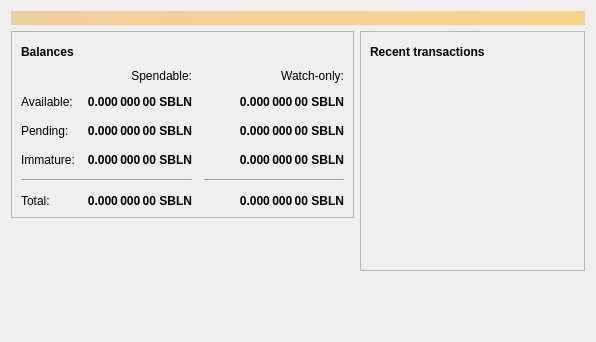
<?xml version="1.0" encoding="UTF-8"?>
<ui version="4.0">
 <class>OverviewPage</class>
 <widget class="QWidget" name="OverviewPage">
  <property name="geometry">
   <rect>
    <x>0</x>
    <y>0</y>
    <width>596</width>
    <height>342</height>
   </rect>
  </property>
  <property name="windowTitle">
   <string>Form</string>
  </property>
  <layout class="QVBoxLayout" name="topLayout">
   <item>
    <widget class="QLabel" name="labelAlerts">
     <property name="visible">
      <bool>false</bool>
     </property>
     <property name="styleSheet">
      <string notr="true">QLabel { background-color: qlineargradient(x1: 0, y1: 0, x2: 1, y2: 0, stop:0 #F0D0A0, stop:1 #F8D488); color:#000000; }</string>
     </property>
     <property name="wordWrap">
      <bool>true</bool>
     </property>
     <property name="margin">
      <number>3</number>
     </property>
     <property name="textInteractionFlags">
      <set>Qt::TextSelectableByMouse</set>
     </property>
    </widget>
   </item>
   <item>
    <layout class="QHBoxLayout" name="horizontalLayout" stretch="1,1">
     <item>
      <layout class="QVBoxLayout" name="verticalLayout_2">
       <item>
        <widget class="QFrame" name="frame">
         <property name="frameShape">
          <enum>QFrame::StyledPanel</enum>
         </property>
         <property name="frameShadow">
          <enum>QFrame::Raised</enum>
         </property>
         <layout class="QVBoxLayout" name="verticalLayout_4">
          <item>
           <layout class="QHBoxLayout" name="horizontalLayout_4">
            <item>
             <widget class="QLabel" name="label_5">
              <property name="font">
               <font>
                <weight>75</weight>
                <bold>true</bold>
               </font>
              </property>
              <property name="text">
               <string>Balances</string>
              </property>
             </widget>
            </item>
            <item>
             <widget class="QPushButton" name="labelWalletStatus">
              <property name="enabled">
               <bool>true</bool>
              </property>
              <property name="maximumSize">
               <size>
                <width>30</width>
                <height>16777215</height>
               </size>
              </property>
              <property name="toolTip">
               <string>The displayed information may be out of date. Your wallet automatically synchronizes with the Safebillionaire network after a connection is established, but this process has not completed yet.</string>
              </property>
              <property name="text">
               <string/>
              </property>
              <property name="icon">
               <iconset resource="../bitcoin.qrc">
                <normaloff>:/icons/warning</normaloff>
                <disabledoff>:/icons/warning</disabledoff>:/icons/warning</iconset>
              </property>
              <property name="iconSize">
               <size>
                <width>24</width>
                <height>24</height>
               </size>
              </property>
              <property name="flat">
               <bool>true</bool>
              </property>
             </widget>
            </item>
            <item>
             <spacer name="horizontalSpacer_3">
              <property name="orientation">
               <enum>Qt::Horizontal</enum>
              </property>
              <property name="sizeHint" stdset="0">
               <size>
                <width>40</width>
                <height>20</height>
               </size>
              </property>
             </spacer>
            </item>
           </layout>
          </item>
          <item>
           <layout class="QGridLayout" name="gridLayout">
            <property name="spacing">
             <number>12</number>
            </property>
            <item row="2" column="2">
             <widget class="QLabel" name="labelWatchPending">
              <property name="font">
               <font>
                <weight>75</weight>
                <bold>true</bold>
               </font>
              </property>
              <property name="cursor">
               <cursorShape>IBeamCursor</cursorShape>
              </property>
              <property name="toolTip">
               <string>Unconfirmed transactions to watch-only addresses</string>
              </property>
              <property name="text">
               <string notr="true">0.000 000 00 SBLN</string>
              </property>
              <property name="alignment">
               <set>Qt::AlignRight|Qt::AlignTrailing|Qt::AlignVCenter</set>
              </property>
              <property name="textInteractionFlags">
               <set>Qt::LinksAccessibleByMouse|Qt::TextSelectableByKeyboard|Qt::TextSelectableByMouse</set>
              </property>
             </widget>
            </item>
            <item row="2" column="1">
             <widget class="QLabel" name="labelUnconfirmed">
              <property name="font">
               <font>
                <weight>75</weight>
                <bold>true</bold>
               </font>
              </property>
              <property name="cursor">
               <cursorShape>IBeamCursor</cursorShape>
              </property>
              <property name="toolTip">
               <string>Total of transactions that have yet to be confirmed, and do not yet count toward the spendable balance</string>
              </property>
              <property name="text">
               <string notr="true">0.000 000 00 SBLN</string>
              </property>
              <property name="alignment">
               <set>Qt::AlignRight|Qt::AlignTrailing|Qt::AlignVCenter</set>
              </property>
              <property name="textInteractionFlags">
               <set>Qt::LinksAccessibleByMouse|Qt::TextSelectableByKeyboard|Qt::TextSelectableByMouse</set>
              </property>
             </widget>
            </item>
            <item row="3" column="2">
             <widget class="QLabel" name="labelWatchImmature">
              <property name="font">
               <font>
                <weight>75</weight>
                <bold>true</bold>
               </font>
              </property>
              <property name="cursor">
               <cursorShape>IBeamCursor</cursorShape>
              </property>
              <property name="toolTip">
               <string>Mined balance in watch-only addresses that has not yet matured</string>
              </property>
              <property name="text">
               <string notr="true">0.000 000 00 SBLN</string>
              </property>
              <property name="alignment">
               <set>Qt::AlignRight|Qt::AlignTrailing|Qt::AlignVCenter</set>
              </property>
              <property name="textInteractionFlags">
               <set>Qt::LinksAccessibleByMouse|Qt::TextSelectableByKeyboard|Qt::TextSelectableByMouse</set>
              </property>
             </widget>
            </item>
            <item row="4" column="0" colspan="2">
             <widget class="Line" name="line">
              <property name="orientation">
               <enum>Qt::Horizontal</enum>
              </property>
             </widget>
            </item>
            <item row="4" column="2">
             <widget class="Line" name="lineWatchBalance">
              <property name="sizePolicy">
               <sizepolicy hsizetype="Preferred" vsizetype="Fixed">
                <horstretch>0</horstretch>
                <verstretch>0</verstretch>
               </sizepolicy>
              </property>
              <property name="minimumSize">
               <size>
                <width>140</width>
                <height>0</height>
               </size>
              </property>
              <property name="orientation">
               <enum>Qt::Horizontal</enum>
              </property>
             </widget>
            </item>
            <item row="5" column="0">
             <widget class="QLabel" name="labelTotalText">
              <property name="text">
               <string>Total:</string>
              </property>
             </widget>
            </item>
            <item row="3" column="1">
             <widget class="QLabel" name="labelImmature">
              <property name="font">
               <font>
                <weight>75</weight>
                <bold>true</bold>
               </font>
              </property>
              <property name="cursor">
               <cursorShape>IBeamCursor</cursorShape>
              </property>
              <property name="toolTip">
               <string>Mined balance that has not yet matured</string>
              </property>
              <property name="text">
               <string notr="true">0.000 000 00 SBLN</string>
              </property>
              <property name="alignment">
               <set>Qt::AlignRight|Qt::AlignTrailing|Qt::AlignVCenter</set>
              </property>
              <property name="textInteractionFlags">
               <set>Qt::LinksAccessibleByMouse|Qt::TextSelectableByKeyboard|Qt::TextSelectableByMouse</set>
              </property>
             </widget>
            </item>
            <item row="2" column="3">
             <spacer name="horizontalSpacer_2">
              <property name="orientation">
               <enum>Qt::Horizontal</enum>
              </property>
              <property name="sizeHint" stdset="0">
               <size>
                <width>40</width>
                <height>20</height>
               </size>
              </property>
             </spacer>
            </item>
            <item row="3" column="0">
             <widget class="QLabel" name="labelImmatureText">
              <property name="text">
               <string>Immature:</string>
              </property>
             </widget>
            </item>
            <item row="5" column="1">
             <widget class="QLabel" name="labelTotal">
              <property name="font">
               <font>
                <weight>75</weight>
                <bold>true</bold>
               </font>
              </property>
              <property name="cursor">
               <cursorShape>IBeamCursor</cursorShape>
              </property>
              <property name="toolTip">
               <string>Your current total balance</string>
              </property>
              <property name="text">
               <string notr="true">0.000 000 00 SBLN</string>
              </property>
              <property name="alignment">
               <set>Qt::AlignRight|Qt::AlignTrailing|Qt::AlignVCenter</set>
              </property>
              <property name="textInteractionFlags">
               <set>Qt::LinksAccessibleByMouse|Qt::TextSelectableByKeyboard|Qt::TextSelectableByMouse</set>
              </property>
             </widget>
            </item>
            <item row="5" column="2">
             <widget class="QLabel" name="labelWatchTotal">
              <property name="font">
               <font>
                <weight>75</weight>
                <bold>true</bold>
               </font>
              </property>
              <property name="cursor">
               <cursorShape>IBeamCursor</cursorShape>
              </property>
              <property name="toolTip">
               <string>Current total balance in watch-only addresses</string>
              </property>
              <property name="text">
               <string notr="true">0.000 000 00 SBLN</string>
              </property>
              <property name="alignment">
               <set>Qt::AlignRight|Qt::AlignTrailing|Qt::AlignVCenter</set>
              </property>
              <property name="textInteractionFlags">
               <set>Qt::LinksAccessibleByMouse|Qt::TextSelectableByKeyboard|Qt::TextSelectableByMouse</set>
              </property>
             </widget>
            </item>
            <item row="0" column="2">
             <widget class="QLabel" name="labelWatchonly">
              <property name="text">
               <string>Watch-only:</string>
              </property>
              <property name="alignment">
               <set>Qt::AlignRight|Qt::AlignTrailing|Qt::AlignVCenter</set>
              </property>
             </widget>
            </item>
            <item row="1" column="0">
             <widget class="QLabel" name="labelBalanceText">
              <property name="text">
               <string>Available:</string>
              </property>
             </widget>
            </item>
            <item row="1" column="1">
             <widget class="QLabel" name="labelBalance">
              <property name="font">
               <font>
                <weight>75</weight>
                <bold>true</bold>
               </font>
              </property>
              <property name="cursor">
               <cursorShape>IBeamCursor</cursorShape>
              </property>
              <property name="toolTip">
               <string>Your current spendable balance</string>
              </property>
              <property name="text">
               <string notr="true">0.000 000 00 SBLN</string>
              </property>
              <property name="alignment">
               <set>Qt::AlignRight|Qt::AlignTrailing|Qt::AlignVCenter</set>
              </property>
              <property name="textInteractionFlags">
               <set>Qt::LinksAccessibleByMouse|Qt::TextSelectableByKeyboard|Qt::TextSelectableByMouse</set>
              </property>
             </widget>
            </item>
            <item row="1" column="2">
             <widget class="QLabel" name="labelWatchAvailable">
              <property name="font">
               <font>
                <weight>75</weight>
                <bold>true</bold>
               </font>
              </property>
              <property name="cursor">
               <cursorShape>IBeamCursor</cursorShape>
              </property>
              <property name="toolTip">
               <string>Your current balance in watch-only addresses</string>
              </property>
              <property name="text">
               <string notr="true">0.000 000 00 SBLN</string>
              </property>
              <property name="alignment">
               <set>Qt::AlignRight|Qt::AlignTrailing|Qt::AlignVCenter</set>
              </property>
              <property name="textInteractionFlags">
               <set>Qt::LinksAccessibleByMouse|Qt::TextSelectableByKeyboard|Qt::TextSelectableByMouse</set>
              </property>
             </widget>
            </item>
            <item row="2" column="0">
             <widget class="QLabel" name="labelPendingText">
              <property name="text">
               <string>Pending:</string>
              </property>
             </widget>
            </item>
            <item row="0" column="1">
             <widget class="QLabel" name="labelSpendable">
              <property name="text">
               <string>Spendable:</string>
              </property>
              <property name="alignment">
               <set>Qt::AlignRight|Qt::AlignTrailing|Qt::AlignVCenter</set>
              </property>
             </widget>
            </item>
           </layout>
          </item>
         </layout>
        </widget>
       </item>
       <item>
        <spacer name="verticalSpacer">
         <property name="orientation">
          <enum>Qt::Vertical</enum>
         </property>
         <property name="sizeHint" stdset="0">
          <size>
           <width>20</width>
           <height>40</height>
          </size>
         </property>
        </spacer>
       </item>
      </layout>
     </item>
     <item>
      <layout class="QVBoxLayout" name="verticalLayout_3">
       <item>
        <widget class="QFrame" name="frame_2">
         <property name="frameShape">
          <enum>QFrame::StyledPanel</enum>
         </property>
         <property name="frameShadow">
          <enum>QFrame::Raised</enum>
         </property>
         <layout class="QVBoxLayout" name="verticalLayout">
          <item>
           <layout class="QHBoxLayout" name="horizontalLayout_2">
            <item>
             <widget class="QLabel" name="label_4">
              <property name="font">
               <font>
                <weight>75</weight>
                <bold>true</bold>
               </font>
              </property>
              <property name="text">
               <string>Recent transactions</string>
              </property>
             </widget>
            </item>
            <item>
             <widget class="QPushButton" name="labelTransactionsStatus">
              <property name="enabled">
               <bool>true</bool>
              </property>
              <property name="maximumSize">
               <size>
                <width>30</width>
                <height>16777215</height>
               </size>
              </property>
              <property name="toolTip">
               <string>The displayed information may be out of date. Your wallet automatically synchronizes with the Safebillionaire network after a connection is established, but this process has not completed yet.</string>
              </property>
              <property name="text">
               <string/>
              </property>
              <property name="icon">
               <iconset resource="../bitcoin.qrc">
                <normaloff>:/icons/warning</normaloff>
                <disabledoff>:/icons/warning</disabledoff>:/icons/warning</iconset>
              </property>
              <property name="iconSize">
               <size>
                <width>24</width>
                <height>24</height>
               </size>
              </property>
              <property name="flat">
               <bool>true</bool>
              </property>
             </widget>
            </item>
            <item>
             <spacer name="horizontalSpacer">
              <property name="orientation">
               <enum>Qt::Horizontal</enum>
              </property>
              <property name="sizeHint" stdset="0">
               <size>
                <width>40</width>
                <height>20</height>
               </size>
              </property>
             </spacer>
            </item>
           </layout>
          </item>
          <item>
           <widget class="QListView" name="listTransactions">
            <property name="styleSheet">
             <string notr="true">QListView { background: transparent; }</string>
            </property>
            <property name="frameShape">
             <enum>QFrame::NoFrame</enum>
            </property>
            <property name="verticalScrollBarPolicy">
             <enum>Qt::ScrollBarAlwaysOff</enum>
            </property>
            <property name="horizontalScrollBarPolicy">
             <enum>Qt::ScrollBarAlwaysOff</enum>
            </property>
            <property name="selectionMode">
             <enum>QAbstractItemView::NoSelection</enum>
            </property>
           </widget>
          </item>
         </layout>
        </widget>
       </item>
       <item>
        <spacer name="verticalSpacer_2">
         <property name="orientation">
          <enum>Qt::Vertical</enum>
         </property>
         <property name="sizeHint" stdset="0">
          <size>
           <width>20</width>
           <height>40</height>
          </size>
         </property>
        </spacer>
       </item>
      </layout>
     </item>
    </layout>
   </item>
  </layout>
 </widget>
 <resources/>
 <connections/>
</ui>
